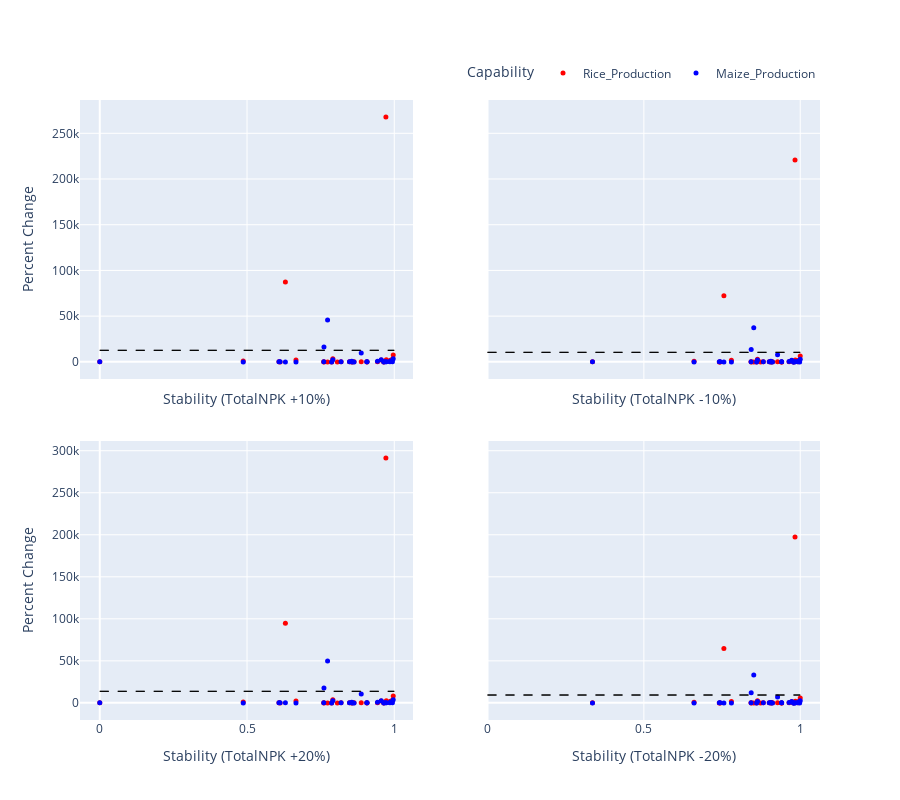

Notebook code for this chart:
### Code cell
base_column = "TotalNPK"
capability_vector = ["Rice_Production", "Maize_Production"]
# change_percentage = 20
change_percentages = [10,20]
dim = len(capability_vector)

new_data_1,result_df,res1_df = calc_and_vis_impact_stability_2D(G, existing_data.copy(), adjacency_file, base_column, capability_vector, change_percentages, dim)
new_data_1.head()

### Figure 1 — Plotly figure (JSON) as saved in the notebook; plotly's stock layout.template omitted (floating-point values rounded to 4 significant figures)
{"data": [{"hovertemplate": "%{text}<br>Percent Change: %{y:.2f}<br>Stability: %{x:.2f}", "marker": {"color": "red", "size": 5, "symbol": "circle"}, "mode": "markers", "name": "Rice_Production +10%", "showlegend": false, "text": ["BENGALURU", "BENGALURU(R)", "RAMANAGARA", "CHITRADURGA", "DAVANAGERE", "KOLAR", "CHIKKABALLAPURA", "SHIVAMOGGA", "TUMAKURU", "CHIKKAMAGALURU", "DAKSHINA KANNADA", "UDUPI", "HASSAN", "KODAGU", "MANDYA", "MYSURU", "CHAMARAJANAGAR", "BELAGAVI", "VIJAYAPURA", "BAGALKOT", "DHARAWAD", "GADAG", "HAVERI", "UTTARA KANNADA", "BALLARI", "BIDAR", "KALABURAGI", "YADGIRI", "RAICHUR", "KOPPAL"], "type": "scatter", "x": [0.9556, 0.973, 0.8193, 0.6663, 0.7872, 0.9964, 0.9937, 0.9644, 0.9853, 0.8479, 0.8067, 0.7612, 0.8571, 0.9429, 0.8558, 0.9073, 0.8634, 0, 0.6303, 0.9715, 0.7607, 0.4871, 0.9649, 0.6122, 0.6084, 0.7914, 0.9868, 0.8878, 0.7735, 0.907], "xaxis": "x", "y": [1928.0, 2364.0, 126.6, 2113.0, -45.64, 7490.0, 2922.0, -59.82, 310.5, 66.3, -57.57, -82.59, 28.93, 32.25, -33.11, -52.38, 52.12, 167.0, 87260.0, 267800.0, 208.6, 842.4, 40.65, -68.76, -20.58, 3435.0, 1775.0, 8.927, -36.71, -18.47], "yaxis": "y"}, {"hovertemplate": "%{text}<br>Percent Change: %{y:.2f}<br>Stability: %{x:.2f}", "marker": {"color": "red", "size": 5, "symbol": "circle"}, "mode": "markers", "name": "Rice_Production -10%", "showlegend": false, "text": ["BENGALURU", "BENGALURU(R)", "RAMANAGARA", "CHITRADURGA", "DAVANAGERE", "KOLAR", "CHIKKABALLAPURA", "SHIVAMOGGA", "TUMAKURU", "CHIKKAMAGALURU", "DAKSHINA KANNADA", "UDUPI", "HASSAN", "KODAGU", "MANDYA", "MYSURU", "CHAMARAJANAGAR", "BELAGAVI", "VIJAYAPURA", "BAGALKOT", "DHARAWAD", "GADAG", "HAVERI", "UTTARA KANNADA", "BALLARI", "BIDAR", "KALABURAGI", "YADGIRI", "RAICHUR", "KOPPAL"], "type": "scatter", "x": [0.9728, 0.9844, 0.8819, 0.7799, 0.8605, 1, 0.9982, 0.9786, 0.9926, 0.901, 0.8735, 0.8432, 0.9071, 0.9643, 0.9062, 0.9406, 0.9113, 0.3357, 0.7559, 0.9834, 0.8428, 0.6604, 0.979, 0.7439, 0.7413, 0.8633, 0.9936, 0.9275, 0.8514, 0.9404], "xaxis": "x2", "y": [1603.0, 1978.0, 97.58, 1743.0, -55.22, 6281.0, 2428.0, -66.74, 241.5, 37.4, -64.17, -84.69, 6.52, 9.919, -44.68, -60.62, 27.69, 119.3, 72250.0, 220800.0, 156.9, 691.5, 16.26, -73.48, -34.66, 2865.0, 1453.0, -10.22, -47.91, -32.68], "yaxis": "y2"}, {"hovertemplate": "%{text}<br>Percent Change: %{y:.2f}<br>Stability: %{x:.2f}", "marker": {"color": "blue", "size": 5, "symbol": "circle"}, "mode": "markers", "name": "Maize_Production +10%", "showlegend": false, "text": ["BENGALURU", "BENGALURU(R)", "RAMANAGARA", "CHITRADURGA", "DAVANAGERE", "KOLAR", "CHIKKABALLAPURA", "SHIVAMOGGA", "TUMAKURU", "CHIKKAMAGALURU", "DAKSHINA KANNADA", "UDUPI", "HASSAN", "KODAGU", "MANDYA", "MYSURU", "CHAMARAJANAGAR", "BELAGAVI", "VIJAYAPURA", "BAGALKOT", "DHARAWAD", "GADAG", "HAVERI", "UTTARA KANNADA", "BALLARI", "BIDAR", "KALABURAGI", "YADGIRI", "RAICHUR", "KOPPAL"], "type": "scatter", "x": [0.9556, 0.973, 0.8193, 0.6663, 0.7872, 0.9964, 0.9937, 0.9644, 0.9853, 0.8479, 0.8067, 0.7612, 0.8571, 0.9429, 0.8558, 0.9073, 0.8634, 0, 0.6303, 0.9715, 0.7607, 0.4871, 0.9649, 0.6122, 0.6084, 0.7914, 0.9868, 0.8878, 0.7735, 0.907], "xaxis": "x", "y": [2204.0, 28.92, 107.1, -62.57, -52.54, 3491.0, -23.63, -29.25, 61.79, 213.0, null, 16330.0, -42.02, 547.7, 784.1, 27.97, -54.21, -11.86, -32.16, -4.714, 16.98, -52.16, -55.51, 81.72, 67.47, 2413.0, 945.8, 9567.0, 45720.0, 9.364], "yaxis": "y"}, {"hovertemplate": "%{text}<br>Percent Change: %{y:.2f}<br>Stability: %{x:.2f}", "marker": {"color": "blue", "size": 5, "symbol": "circle"}, "mode": "markers", "name": "Maize_Production -10%", "showlegend": false, "text": ["BENGALURU", "BENGALURU(R)", "RAMANAGARA", "CHITRADURGA", "DAVANAGERE", "KOLAR", "CHIKKABALLAPURA", "SHIVAMOGGA", "TUMAKURU", "CHIKKAMAGALURU", "DAKSHINA KANNADA", "UDUPI", "HASSAN", "KODAGU", "MANDYA", "MYSURU", "CHAMARAJANAGAR", "BELAGAVI", "VIJAYAPURA", "BAGALKOT", "DHARAWAD", "GADAG", "HAVERI", "UTTARA KANNADA", "BALLARI", "BIDAR", "KALABURAGI", "YADGIRI", "RAICHUR", "KOPPAL"], "type": "scatter", "x": [0.9728, 0.9844, 0.8819, 0.7799, 0.8605, 1, 0.9982, 0.9786, 0.9926, 0.901, 0.8735, 0.8432, 0.9071, 0.9643, 0.9062, 0.9406, 0.9113, 0.3357, 0.7559, 0.9834, 0.8428, 0.6604, 0.979, 0.7439, 0.7413, 0.8633, 0.9936, 0.9275, 0.8514, 0.9404], "xaxis": "x2", "y": [1788.0, 5.716, 70.43, -69.34, -61.15, 2844.0, -37.42, -42.07, 32.53, 156.2, null, 13440.0, -52.53, 430.5, 623.9, 4.778, -62.47, -27.87, -44.45, -22.0, -4.178, -60.79, -63.58, 49.1, 37.07, 1959.0, 756.3, 7813.0, 37410.0, -10.47], "yaxis": "y2"}, {"hovertemplate": "%{text}<br>Percent Change: %{y:.2f}<br>Stability: %{x:.2f}", "marker": {"color": "red", "size": 5, "symbol": "circle"}, "mode": "markers", "name": "Rice_Production +20%", "showlegend": false, "text": ["BENGALURU", "BENGALURU(R)", "RAMANAGARA", "CHITRADURGA", "DAVANAGERE", "KOLAR", "CHIKKABALLAPURA", "SHIVAMOGGA", "TUMAKURU", "CHIKKAMAGALURU", "DAKSHINA KANNADA", "UDUPI", "HASSAN", "KODAGU", "MANDYA", "MYSURU", "CHAMARAJANAGAR", "BELAGAVI", "VIJAYAPURA", "BAGALKOT", "DHARAWAD", "GADAG", "HAVERI", "UTTARA KANNADA", "BALLARI", "BIDAR", "KALABURAGI", "YADGIRI", "RAICHUR", "KOPPAL"], "type": "scatter", "x": [0.9556, 0.973, 0.8193, 0.6663, 0.7872, 0.9964, 0.9937, 0.9644, 0.9853, 0.8479, 0.8067, 0.7612, 0.8571, 0.9429, 0.8558, 0.9073, 0.8634, 0, 0.6303, 0.9715, 0.7607, 0.4871, 0.9649, 0.6122, 0.6084, 0.7914, 0.9868, 0.8878, 0.7735, 0.907], "xaxis": "x3", "y": [2091.0, 2556.0, 141.1, 2298.0, -40.85, 8095.0, 3170.0, -56.36, 344.9, 80.75, -54.27, -81.54, 40.14, 43.42, -27.33, -48.26, 64.33, 190.9, 94770.0, 291300.0, 234.5, 917.9, 52.85, -66.41, -13.54, 3720.0, 1936.0, 18.5, -31.1, -11.36], "yaxis": "y3"}, {"hovertemplate": "%{text}<br>Percent Change: %{y:.2f}<br>Stability: %{x:.2f}", "marker": {"color": "red", "size": 5, "symbol": "circle"}, "mode": "markers", "name": "Rice_Production -20%", "showlegend": false, "text": ["BENGALURU", "BENGALURU(R)", "RAMANAGARA", "CHITRADURGA", "DAVANAGERE", "KOLAR", "CHIKKABALLAPURA", "SHIVAMOGGA", "TUMAKURU", "CHIKKAMAGALURU", "DAKSHINA KANNADA", "UDUPI", "HASSAN", "KODAGU", "MANDYA", "MYSURU", "CHAMARAJANAGAR", "BELAGAVI", "VIJAYAPURA", "BAGALKOT", "DHARAWAD", "GADAG", "HAVERI", "UTTARA KANNADA", "BALLARI", "BIDAR", "KALABURAGI", "YADGIRI", "RAICHUR", "KOPPAL"], "type": "scatter", "x": [0.9728, 0.9844, 0.8819, 0.7799, 0.8605, 1, 0.9982, 0.9786, 0.9926, 0.901, 0.8735, 0.8432, 0.9071, 0.9643, 0.9062, 0.9406, 0.9113, 0.3357, 0.7559, 0.9834, 0.8428, 0.6604, 0.979, 0.7439, 0.7413, 0.8633, 0.9936, 0.9275, 0.8514, 0.9404], "xaxis": "x4", "y": [1441.0, 1786.0, 83.08, 1558.0, -60.01, 5677.0, 2180.0, -70.2, 207.0, 22.95, -67.47, -85.73, -4.686, -1.247, -50.46, -64.74, 15.47, 95.44, 64740.0, 197300.0, 131.0, 616.0, 4.059, -75.83, -41.7, 2580.0, 1292.0, -19.79, -53.52, -39.79], "yaxis": "y4"}, {"hovertemplate": "%{text}<br>Percent Change: %{y:.2f}<br>Stability: %{x:.2f}", "marker": {"color": "blue", "size": 5, "symbol": "circle"}, "mode": "markers", "name": "Maize_Production +20%", "showlegend": false, "text": ["BENGALURU", "BENGALURU(R)", "RAMANAGARA", "CHITRADURGA", "DAVANAGERE", "KOLAR", "CHIKKABALLAPURA", "SHIVAMOGGA", "TUMAKURU", "CHIKKAMAGALURU", "DAKSHINA KANNADA", "UDUPI", "HASSAN", "KODAGU", "MANDYA", "MYSURU", "CHAMARAJANAGAR", "BELAGAVI", "VIJAYAPURA", "BAGALKOT", "DHARAWAD", "GADAG", "HAVERI", "UTTARA KANNADA", "BALLARI", "BIDAR", "KALABURAGI", "YADGIRI", "RAICHUR", "KOPPAL"], "type": "scatter", "x": [0.9556, 0.973, 0.8193, 0.6663, 0.7872, 0.9964, 0.9937, 0.9644, 0.9853, 0.8479, 0.8067, 0.7612, 0.8571, 0.9429, 0.8558, 0.9073, 0.8634, 0, 0.6303, 0.9715, 0.7607, 0.4871, 0.9649, 0.6122, 0.6084, 0.7914, 0.9868, 0.8878, 0.7735, 0.907], "xaxis": "x3", "y": [2411.0, 40.51, 125.4, -59.19, -48.24, 3814.0, -16.74, -22.84, 76.42, 241.3, null, 17780.0, -36.76, 606.3, 864.3, 39.57, -50.08, -3.856, -26.01, 3.928, 27.56, -47.85, -51.48, 98.02, 82.68, 2639.0, 1041.0, 10440.0, 49880.0, 19.28], "yaxis": "y3"}, {"hovertemplate": "%{text}<br>Percent Change: %{y:.2f}<br>Stability: %{x:.2f}", "marker": {"color": "blue", "size": 5, "symbol": "circle"}, "mode": "markers", "name": "Maize_Production -20%", "showlegend": false, "text": ["BENGALURU", "BENGALURU(R)", "RAMANAGARA", "CHITRADURGA", "DAVANAGERE", "KOLAR", "CHIKKABALLAPURA", "SHIVAMOGGA", "TUMAKURU", "CHIKKAMAGALURU", "DAKSHINA KANNADA", "UDUPI", "HASSAN", "KODAGU", "MANDYA", "MYSURU", "CHAMARAJANAGAR", "BELAGAVI", "VIJAYAPURA", "BAGALKOT", "DHARAWAD", "GADAG", "HAVERI", "UTTARA KANNADA", "BALLARI", "BIDAR", "KALABURAGI", "YADGIRI", "RAICHUR", "KOPPAL"], "type": "scatter", "x": [0.9728, 0.9844, 0.8819, 0.7799, 0.8605, 1, 0.9982, 0.9786, 0.9926, 0.901, 0.8735, 0.8432, 0.9071, 0.9643, 0.9062, 0.9406, 0.9113, 0.3357, 0.7559, 0.9834, 0.8428, 0.6604, 0.979, 0.7439, 0.7413, 0.8633, 0.9936, 0.9275, 0.8514, 0.9404], "xaxis": "x4", "y": [1581.0, -5.883, 52.09, -72.72, -65.46, 2520.0, -44.31, -48.48, 17.89, 127.9, null, 11990.0, -57.79, 371.9, 543.8, -6.819, -66.6, -35.87, -50.59, -30.64, -14.76, -65.1, -67.61, 32.79, 21.87, 1733.0, 661.6, 6936.0, 33250.0, -20.38], "yaxis": "y4"}, {"marker": {"color": "red", "size": 5, "symbol": "circle"}, "mode": "markers", "name": "Rice_Production", "type": "scatter", "x": [null], "xaxis": "x", "y": [null], "yaxis": "y"}, {"marker": {"color": "blue", "size": 5, "symbol": "circle"}, "mode": "markers", "name": "Maize_Production", "type": "scatter", "x": [null], "xaxis": "x", "y": [null], "yaxis": "y"}], "layout": {"height": 800, "legend": {"orientation": "h", "title": {"text": "Capability"}, "x": 1, "xanchor": "right", "y": 1.02, "yanchor": "bottom"}, "shapes": [{"line": {"color": "black", "dash": "dash", "width": 1}, "name": "Avg Stability", "type": "line", "x0": 0.8122, "x1": 0.8122, "xref": "x", "y0": 0, "y1": 1, "yref": "y"}, {"line": {"color": "black", "dash": "dash", "width": 1}, "name": "Avg Stability", "type": "line", "x0": 0.8772, "x1": 0.8772, "xref": "x2", "y0": 0, "y1": 1, "yref": "y2"}, {"line": {"color": "black", "dash": "dash", "width": 1}, "name": "Avg Impact", "type": "line", "x0": 0, "x1": 1, "xref": "x", "y0": 12620.0, "y1": 12620.0, "yref": "y"}, {"line": {"color": "black", "dash": "dash", "width": 1}, "name": "Avg Impact", "type": "line", "x0": 0, "x1": 1, "xref": "x2", "y0": 10410.0, "y1": 10410.0, "yref": "y2"}, {"line": {"color": "black", "dash": "dash", "width": 1}, "name": "Avg Stability", "type": "line", "x0": 0.8122, "x1": 0.8122, "xref": "x", "y0": 0, "y1": 1, "yref": "y"}, {"line": {"color": "black", "dash": "dash", "width": 1}, "name": "Avg Stability", "type": "line", "x0": 0.8772, "x1": 0.8772, "xref": "x2", "y0": 0, "y1": 1, "yref": "y2"}, {"line": {"color": "black", "dash": "dash", "width": 1}, "name": "Avg Impact", "type": "line", "x0": 0, "x1": 1, "xref": "x", "y0": 12620.0, "y1": 12620.0, "yref": "y"}, {"line": {"color": "black", "dash": "dash", "width": 1}, "name": "Avg Impact", "type": "line", "x0": 0, "x1": 1, "xref": "x2", "y0": 10410.0, "y1": 10410.0, "yref": "y2"}, {"line": {"color": "black", "dash": "dash", "width": 1}, "name": "Avg Stability", "type": "line", "x0": 0.8122, "x1": 0.8122, "xref": "x3", "y0": 0, "y1": 1, "yref": "y3"}, {"line": {"color": "black", "dash": "dash", "width": 1}, "name": "Avg Stability", "type": "line", "x0": 0.8772, "x1": 0.8772, "xref": "x4", "y0": 0, "y1": 1, "yref": "y4"}, {"line": {"color": "black", "dash": "dash", "width": 1}, "name": "Avg Impact", "type": "line", "x0": 0, "x1": 1, "xref": "x3", "y0": 13720.0, "y1": 13720.0, "yref": "y3"}, {"line": {"color": "black", "dash": "dash", "width": 1}, "name": "Avg Impact", "type": "line", "x0": 0, "x1": 1, "xref": "x4", "y0": 9304.0, "y1": 9304.0, "yref": "y4"}, {"line": {"color": "black", "dash": "dash", "width": 1}, "name": "Avg Stability", "type": "line", "x0": 0.8122, "x1": 0.8122, "xref": "x3", "y0": 0, "y1": 1, "yref": "y3"}, {"line": {"color": "black", "dash": "dash", "width": 1}, "name": "Avg Stability", "type": "line", "x0": 0.8772, "x1": 0.8772, "xref": "x4", "y0": 0, "y1": 1, "yref": "y4"}, {"line": {"color": "black", "dash": "dash", "width": 1}, "name": "Avg Impact", "type": "line", "x0": 0, "x1": 1, "xref": "x3", "y0": 13720.0, "y1": 13720.0, "yref": "y3"}, {"line": {"color": "black", "dash": "dash", "width": 1}, "name": "Avg Impact", "type": "line", "x0": 0, "x1": 1, "xref": "x4", "y0": 9304.0, "y1": 9304.0, "yref": "y4"}], "showlegend": true, "xaxis": {"anchor": "y", "domain": [0, 0.45], "matches": "x3", "showticklabels": false, "title": {"text": "Stability (TotalNPK +10%)"}}, "xaxis2": {"anchor": "y2", "domain": [0.55, 1], "matches": "x4", "showticklabels": false, "title": {"text": "Stability (TotalNPK -10%)"}}, "xaxis3": {"anchor": "y3", "domain": [0, 0.45], "title": {"text": "Stability (TotalNPK +20%)"}}, "xaxis4": {"anchor": "y4", "domain": [0.55, 1], "title": {"text": "Stability (TotalNPK -20%)"}}, "yaxis": {"anchor": "x", "domain": [0.55, 1], "title": {"text": "Percent Change"}}, "yaxis2": {"anchor": "x2", "domain": [0.55, 1], "matches": "y", "showticklabels": false}, "yaxis3": {"anchor": "x3", "domain": [0, 0.45], "title": {"text": "Percent Change"}}, "yaxis4": {"anchor": "x4", "domain": [0, 0.45], "matches": "y3", "showticklabels": false}}}
